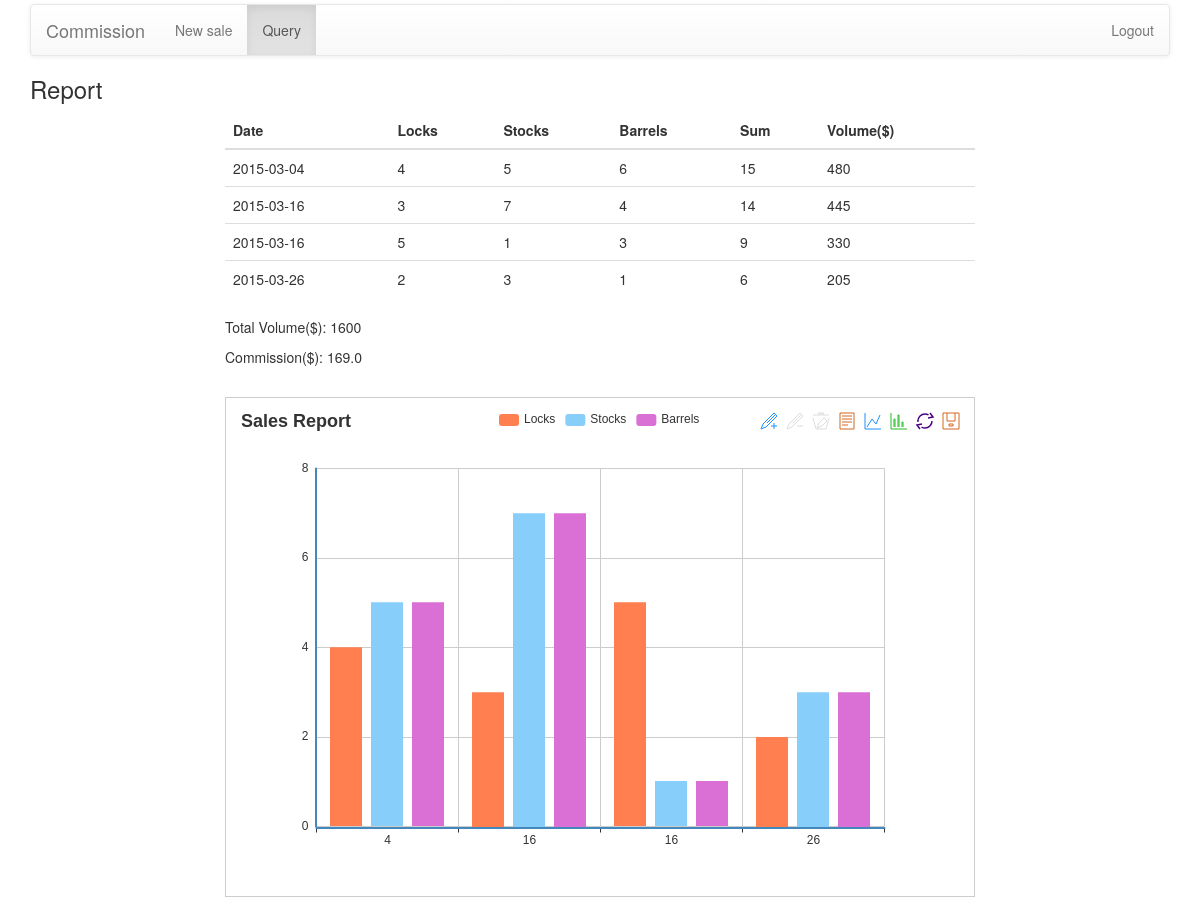
The app's page /query/this_month (signed in), older data.
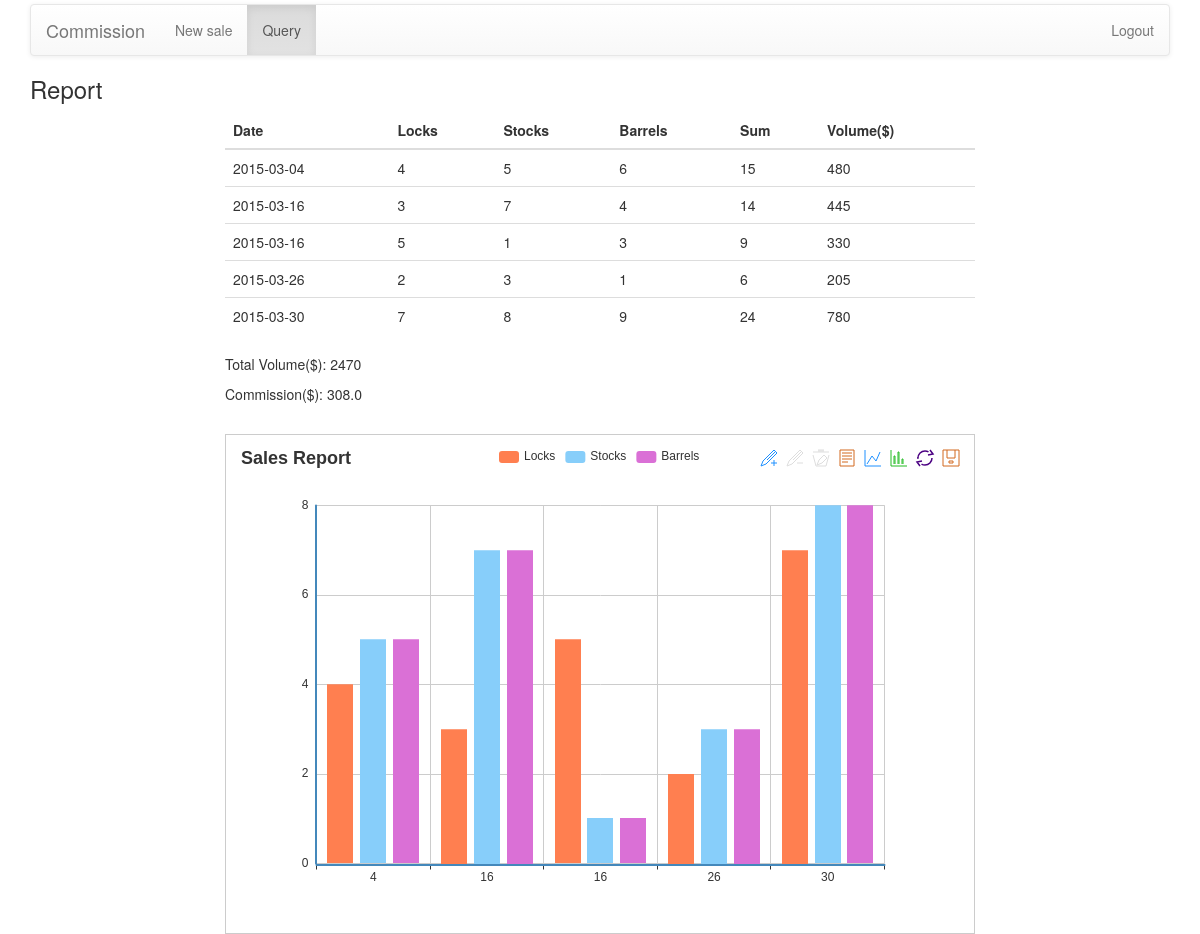
The same page, newer data.
### Commission/models.py (models this page shows)
class BaseModel(peewee.Model):
    class Meta:
        database = db

class Sale(BaseModel):
    saler = peewee.ForeignKeyField(User, related_name='sales')
    locks = peewee.IntegerField()
    stocks = peewee.IntegerField()
    barrels = peewee.IntegerField()
    date = peewee.DateField()

### Commission/views.py (the view)
@login_required
@app.route("/query/this_month", methods=["GET"])
def query_this_month():
    salesman = g.user
    d = date.today()
    start_date = date(d.year, d.month, 1)
    end_date = date(d.year, d.month + 1, 1)
    results = []
    for sale in salesman.sales:
        if start_date <= sale.date < end_date and sale.locks >= 0:
            results.append(sale)
    total_locks, total_stocks, total_barrels, _ = get_total_sales(
        salesman, d.year, d.month)
    commission = get_commission(total_locks, total_stocks, total_barrels)
    return render_template('query_result.html', sales=sorted(results, key=lambda x:x.date.day), title="Report", total_locks=total_locks, total_stocks=total_stocks, total_barrels=total_barrels, commission=commission)

### Commission/utils.py (called while the page is built)
def get_total_sales(user, year, month):
    total_locks = 0
    total_stocks = 0
    total_barrels = 0
    early_finish = False
    target_date_start = date(int(year), int(month), 1)
    target_date_end = date(int(year), int(month + 1), 1)
    for sale in user.sales:
        if target_date_start <= sale.date < target_date_end and sale.locks >= 0:
            total_locks += sale.locks
            total_stocks += sale.stocks
            total_barrels += sale.barrels
        if sale.locks == -1:
            early_finish = True
    return (total_locks, total_stocks, total_barrels, early_finish)

def is_qualified_for_commission(total_locks, total_stocks, total_barrels):
    return not(total_locks == 0 or total_stocks == 0 or total_barrels == 0)

def get_commission(total_locks, total_stocks, total_barrels):
    result = 0
    if is_qualified_for_commission(total_locks, total_stocks, total_barrels):
        total_sales = total_locks * LOCKS_PRICE + total_stocks * \
            STOCKS_PRICE + total_barrels * BARRELS_PRICE
        if total_sales <= 1000:
            result = total_sales * 0.1
        elif total_sales > 1000 and total_sales <= 1800:
            result = 1000 * 0.1 + (total_sales - 1000) * 0.15
        elif total_sales > 1800:
            result = 1000 * 0.1 + 800 * 0.15 + (total_sales - 1800) * 0.2
    return result

### Commission/views.py (called while the page is built)
@app.before_request
def before_request():
    g.user = None
    if 'user_id' in session:
        try:
            g.user = User.get(User.id == session['user_id'])
        except DoesNotExist:
            pass

### Commission/templates/query_result.html (shortened to what this page needs)
{% extends 'base.html' %}
{% block body %}
<div class="container">
    <nav class="navbar navbar-default" role="navigation">
     <div class="container-fluid">
	<div class="navbar-header">
	      <a class="navbar-brand" href="#">Commission</a>
	  	</div>
	  	<ul class="nav navbar-nav">
        <li><a href="/salesman">New sale <span class="sr-only">(current)</span></a></li>
        <li class="active"><a href="/query">Query</a></li>
        </ul>
		<ul class="nav navbar-nav navbar-right">
		<li><a href="/logout">Logout</a></li>
		</ul>
		</div>
	</nav>
<h3>Report</h3>
<div class="row">
<div class="col-md-8 col-md-offset-2">
<table class="table">
<thead>
<tr>
	<th>Date</th>
	<th>Locks</th>
	<th>Stocks</th>
	<th>Barrels</th>
	<th>Sum</th>
	<th>Volume($)</th>
</tr>
</thead>
<tbody>
{% for sale in sales %}
<tr>
	<td> {{ sale.date}} </td>
	<td>{{ sale.locks }}</td>
	<td>{{ sale.stocks }}</td>
	<td>{{ sale.barrels }}</td>
	<td>{{ sale.locks + sale.stocks + sale.barrels }}</td>
	<td>{{ 45 * sale.locks + 30 * sale.stocks + 25 * sale.barrels }}</td>
</tr>
{% endfor %}
</tbody>
</table>
</div>
</div>
<div class="row">
	<div class="col-md-8 col-md-offset-2">
		<p>Total Volume($): <span>{{ total_locks * 45 + total_stocks * 30 + total_barrels * 35 }}</span></p>
		<p>Commission($): <span>{{ commission }}</span></p>
	</div>
</div>
<br>
<div class="row">
	<div class="col-md-8 col-md-offset-2">
	<div id="chart" style="height: 500px; border: 1px solid rgb(204, 204, 204); padding: 10px; background-color: transparent; cursor: default;"></div>
	</div>
</div>
<script type="text/javascript">
	var myChart = echarts.init(document.getElementById('chart'));
  var locksData = [];
  var stocksData = [];
  var barrelsData = [];
  var dateX = []
  {% for sale in sales %}
  locksData.push({{ sale.locks }});
  stocksData.push({{ sale.stocks }});
  barrelsData.push({{ sale.barrels }});
  dateX.push({{ sale.date.day }});
  {% endfor %}
  option = {
      title : {
          text: 'Sales Report',
      },
      tooltip : {
          trigger: 'axis'
      },
      legend: {
          data:['Locks','Stocks', 'Barrels']
      },
      toolbox: {
          show : true,
          feature : {
              mark : {show: true},
              dataView : {show: true, readOnly: false},
              magicType : {show: true, type: ['line', 'bar']},
              restore : {show: true},
              saveAsImage : {show: true}
          }
      },
      calculable : true,
      xAxis : [
          {
              type : 'category',
              data : dateX
          }
      ],
      yAxis : [
          {
              type : 'value'
          }
      ],
      series : [
          {
              name:'Locks',
              type:'bar',
              data:locksData,
          },
          {
              name:'Stocks',
              type:'bar',
              data:stocksData,
          },
          {
              name:'Barrels',
              type:'bar',
              data:stocksData,
          }
      ]
  };
  myChart.setOption(option);
    </script>
{% endblock %}

### Commission/templates/base.html (shortened to what this page needs)
<!DOCTYPE html>
<html>
  <head>
        <link href="{{ url_for('static', filename='css/bootstrap.min.css') }}" rel="stylesheet">
        <link href="{{ url_for('static', filename='css/bootstrap-theme.min.css') }}" rel="stylesheet">
  </head>
  <body>
    {% block body %}
    {% endblock %}
  </body>
</html>

### Commission/templates/base.html (style rules this page uses)
body { padding-top: 4px; }

Row changes from the older to the newer data that the page shows:
added Sale: date "2015-03-30", locks "7", stocks "8", barrels "9", sale.locks+sale.stocks+sale.barrels "24", 45*sale.locks+30*sale.stocks+25*sale.barrels "780"
Text that changed along with them:
{{ total_locks * 45 + total_stocks * 30 + total_barrels * 35 }}: "1600" → "2470"
{{ commission }}: "169.0" → "308.0"
chart data {{ sale.locks }}: 4, 3, 5, 2 → 4, 3, 5, 2, 7
chart data {{ sale.stocks }}: 5, 7, 1, 3 → 5, 7, 1, 3, 8
chart data {{ sale.date.day }}: 4, 16, 16, 26 → 4, 16, 16, 26, 30
